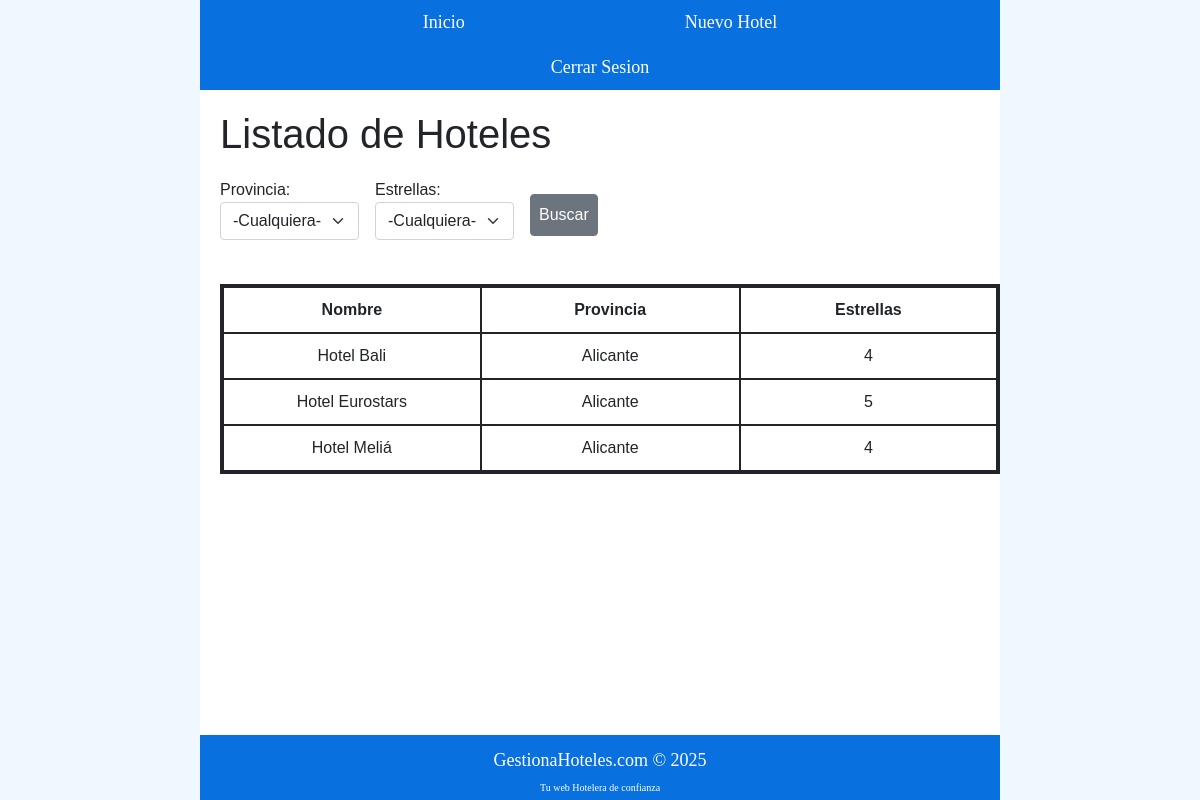
Page /index.php?provincia=Alicante (signed in) on the committed database.
### tables this page shows
CREATE TABLE `hoteles` (
  `id` int(11) NOT NULL,
  `nombre` varchar(100) NOT NULL,
  `provincia` varchar(50) NOT NULL,
  `estrellas` int(11) NOT NULL
);

### index.php (the view, shortened to what this page needs)
<?php
include "cabecera.inc.php";
?>
    <header>
        <h1>Listado de Hoteles</h1>
    </header>
    <main>
        <form action="<?php echo $_SERVER['PHP_SELF']; ?>" method="request">
            <div class="row row-cols-auto gx-3">
                <div class="col">
                    <label>Provincia:
                        <select class="form-select" aria-label="Provincia" name="provincia">
                            <option value="" selected>-Cualquiera-</option>
                        </select>
                    </label>
                </div>
                <div class="col">
                    <label>Estrellas:
                        <select class="form-select" aria-label="Estrellas" name="estrellas">
                            <option value="" selected>-Cualquiera-</option>
                        </select>
                    </label>
                </div>
                <div class="col-1 pt-2 d-grid col">
                    <input class="p-2 my-2 btn btn-secondary" type="submit" value="Buscar">
                </div>
            </div>
        </form>
        <?php
            function conexion() {
                $host="localhost";
                $nombreBD="hoteles";
                $usuario="root";
                $password="";
                $pdo= new PDO("mysql:host=$host;dbname=$nombreBD;charset=utf8",$usuario,$password);
                return $pdo;
            }
            $pdo=conexion();
            $provincia=$_REQUEST['provincia'] ?? '';
            $estrellas=$_REQUEST['estrellas'] ?? '';
            if ($provincia !== '' && $estrellas !== '')  {
                $consulta=$pdo->prepare("SELECT * FROM hoteles WHERE provincia = :provincia AND estrellas >= :estrellas ORDER BY nombre");
                $consulta->bindParam('provincia', $provincia);
                $consulta->bindParam('estrellas', $estrellas);
            } elseif ($provincia !== '') {
                $consulta=$pdo->prepare("SELECT * FROM hoteles WHERE provincia = :provincia ORDER BY nombre");
                $consulta->bindParam('provincia', $provincia);
            } elseif ($estrellas !== '') {
                $consulta=$pdo->prepare("SELECT * FROM hoteles WHERE estrellas >= :estrellas ORDER BY nombre");
                $consulta->bindParam('estrellas', $estrellas);
            } else {
                $consulta=$pdo->prepare("SELECT * FROM hoteles ORDER BY nombre");
            }
            $consulta->execute();
            $hoteles=$consulta->fetchall(PDO::FETCH_ASSOC);
                if(count($hoteles)> 0) {
                    echo "<table>";
                    echo "<tr>";
                    echo "<th>Nombre</th>";
                    echo "<th>Provincia</th>";
                    echo "<th>Estrellas</th>";
                    echo "</tr>";
                    foreach($hoteles as $hotel) {
                        echo "<tr>";
                        echo "<td>" . htmlspecialchars($hotel['nombre']) ."</td>";
                        echo "<td>" . htmlspecialchars($hotel['provincia']) ."</td>";
                        echo "<td>" . htmlspecialchars($hotel['estrellas']) ."</td>";
                        echo "</tr>";
                    }
                    echo "</table>";
                } else {
                    echo "<br><p>--No se han encontrado Hoteles--</p>";
                }
        ?>
    </main>
<?php
include "footer.inc.php";
?>

### css/estilos.css (style rules this page uses)
html, body { height: 100%; margin: 0; }
body { display: flex; flex-direction: column; background-color: aliceblue; }
header { font-family: 'Franklin Gothic Medium', 'Arial Narrow', Arial, sans-serif; background-color: white; margin-left:200px; margin-right:200px; }
header h1 { margin-top:20px; margin-bottom:20px; margin-left:20px; }
main { font-family: 'Lucida Sans', 'Lucida Sans Regular', 'Lucida Grande', 'Lucida Sans Unicode', Geneva, Verdana, sans-serif; background-color: white; margin-left:200px; margin-right:200px; flex: 1; }
main form, p { margin-left:20px; }
table, th, td { text-align:center; width:300px; }
table { margin-top: 40px; margin-bottom: 40px; margin-left:20px; border: 4px solid; border-collapse: collapse; width: auto; }
th, td { border: 2px solid; padding: 10px; }

### rows in the picture
hoteles: nombre "Hotel Bali", provincia "Alicante", estrellas "4"
hoteles: nombre "Hotel Eurostars", provincia "Alicante", estrellas "5"
hoteles: nombre "Hotel Meliá", provincia "Alicante", estrellas "4"
